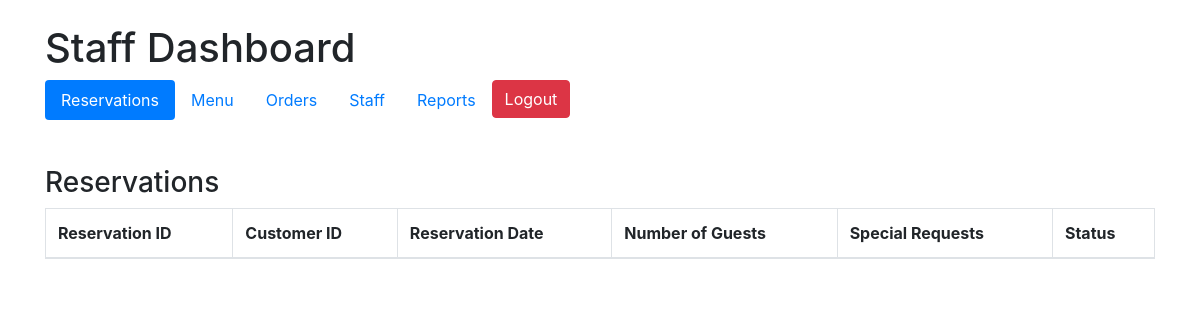
The page /staff/staff/staff.php on the database as committed earlier.
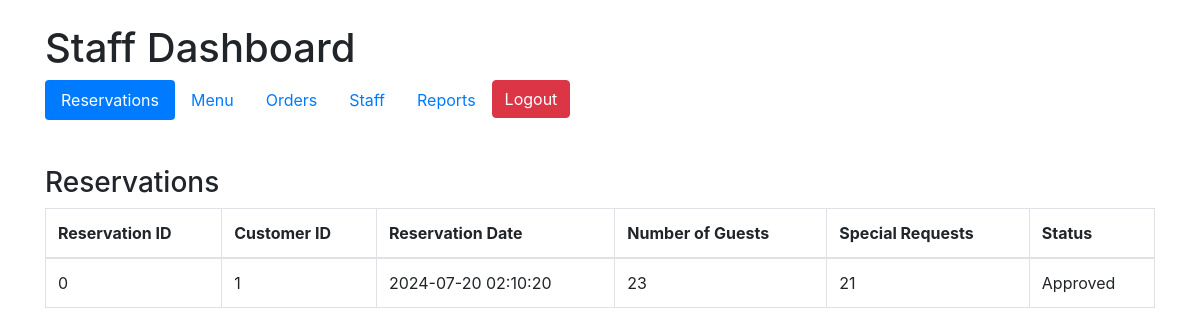
The same page on the database as committed later.
### tables this page shows
CREATE TABLE `reservations` (
  `ReservationID` int(11) NOT NULL,
  `CustomerID` int(11) NOT NULL,
  `ReservationDate` timestamp NOT NULL DEFAULT current_timestamp() ON UPDATE current_timestamp(),
  `NumberOfGuests` int(11) NOT NULL,
  `SpecialRequests` text DEFAULT NULL,
  `Status` varchar(50) DEFAULT 'Pending'
);

### staff/staff/staff.php (the view, shortened to what this page needs)
<?php
include '../config.php';
$reservationsQuery = "SELECT * FROM reservations";
$reservationsResult = $conn->query($reservationsQuery);
?>
<!DOCTYPE html>
<html lang="en">
<head>
    <link href="https://stackpath.bootstrapcdn.com/bootstrap/4.5.2/css/bootstrap.min.css" rel="stylesheet">
</head>
<body>
    <div class="container mt-4">
        <h1>Staff Dashboard</h1>
        <ul class="nav nav-pills mb-4">
            <li class="nav-item">
                <a class="nav-link active" data-toggle="pill" href="#reservation_section">Reservations</a>
            </li>
            <li class="nav-item">
                <a class="nav-link" data-toggle="pill" href="#menu_section">Menu</a>
            </li>
            <li class="nav-item">
                <a class="nav-link" data-toggle="pill" href="#orders_section">Orders</a>
            </li>
            <li class="nav-item">
                <a class="nav-link" data-toggle="pill" href="#staffs">Staff</a>
            </li>
            <li class="nav-item">
                <a class="nav-link" data-toggle="pill" href="#reports">Reports</a>
            </li>
            <div style="float:right;" class="mb-4">
            <a href="../admin/logout.php" class="btn btn-danger">Logout</a>
        </div>
        </ul>
        <div class="tab-content">
            <div id="reservation_section" class="tab-pane fade show active">
                <div class="mb-4">
                    <h3>Reservations</h3>
                    <table class="table table-bordered">
                        <thead>
                            <tr>
                                <th>Reservation ID</th>
                                <th>Customer ID</th>
                                <th>Reservation Date</th>
                                <th>Number of Guests</th>
                                <th>Special Requests</th>
                                <th>Status</th>
                            </tr>
                        </thead>
                        <tbody>
                            <?php while ($reservation = $reservationsResult->fetch_assoc()) : ?>
                                <tr>
                                    <td><?php echo $reservation['ReservationID']; ?></td>
                                    <td><?php echo $reservation['CustomerID']; ?></td>
                                    <td><?php echo $reservation['ReservationDate']; ?></td>
                                    <td><?php echo $reservation['NumberOfGuests']; ?></td>
                                    <td><?php echo $reservation['SpecialRequests']; ?></td>
                                    <td><?php echo $reservation['Status']; ?></td>
                                </tr>
                            <?php endwhile; ?>
                        </tbody>
                    </table>
                </div>
            </div>
        </div>
    </div>
</body>
</html>

Rows that differ between the two databases and show on the page:
added reservations: ReservationID "0", CustomerID "1", ReservationDate "2024-07-20 02:10:20", NumberOfGuests "23", SpecialRequests "21", Status "Approved"
